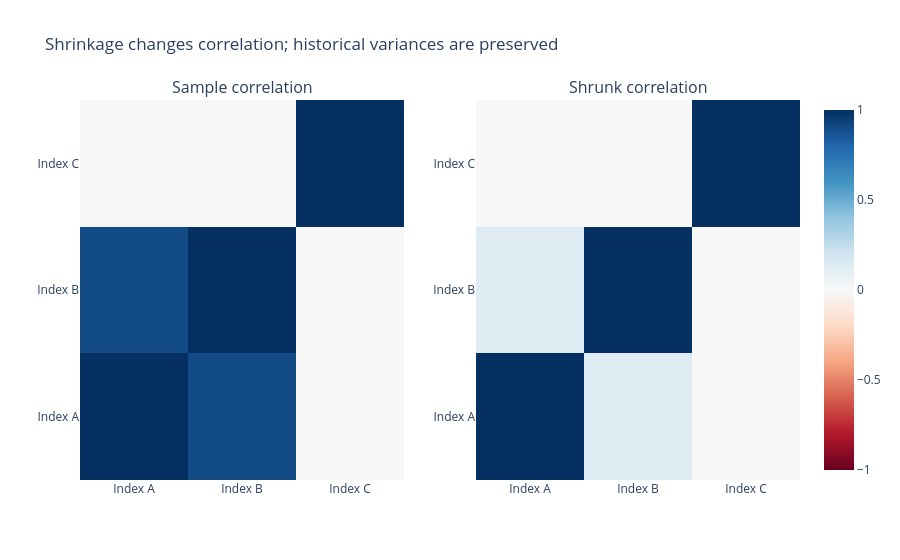

The code cell stored with this chart in its notebook:
### Markdown cell above
## 3. Estimate correlation, with shrinkage chosen from the data

For centered returns $r_{i,t}-\bar r_i$, divide by each asset's population
standard deviation (`ddof=0`, matching scikit-learn). Ledoit–Wolf on these unit-
variance series shrinks their empirical correlation toward the identity:

$$\widehat C=(1-\delta)C_{\mathrm{sample}}+\delta I.$$

There is no hand-selected shrinkage coefficient. The tiny synthetic panel can
produce substantial shrinkage: do not interpret its fitted intensity as a
parameter for your real portfolio. This standardized-return variant is a modeling
choice, not an optimality guarantee for the later IV-rescaled covariance.
[Estimator documentation](https://scikit-learn.org/1.8/modules/generated/sklearn.covariance.LedoitWolf.html)

The existing estimator first returns historical covariance. Dividing by its
diagonal standard deviations recovers the correlation used by the forward model.

### Code cell
display(Code(inspect.getsource(estimate_covariance), language='python'))
historical_covariance, shrinkage = estimate_covariance(returns)
historical_vol = np.sqrt(np.diag(historical_covariance))
shrunk_correlation = pd.DataFrame(
    historical_covariance.to_numpy() / np.outer(historical_vol, historical_vol),
    index=assets, columns=assets,
)
sample_correlation = returns.corr()
assert np.allclose(sample_correlation, constructed_correlation)
assert np.allclose(np.diag(historical_covariance), returns.var(ddof=0))
assert np.allclose(
    shrunk_correlation,
    (1 - shrinkage) * sample_correlation.to_numpy() + shrinkage * np.eye(len(assets)),
)
print('Fitted shrinkage intensity:', shrinkage)
display(pd.DataFrame({
    'historical_return_vol': historical_vol,
    'historical_return_variance': np.diag(historical_covariance),
}, index=assets))

figure = make_subplots(rows=1, cols=2, subplot_titles=['Sample correlation', 'Shrunk correlation'])
for column, matrix in enumerate([sample_correlation, shrunk_correlation], start=1):
    figure.add_trace(go.Heatmap(
        z=matrix.to_numpy(), x=assets.tolist(), y=assets.tolist(),
        zmin=-1, zmax=1, colorscale='RdBu', showscale=(column == 2),
        hovertemplate='%{y} / %{x}: %{z:.3f}<extra></extra>',
    ), row=1, col=column)
figure.update_layout(title='Shrinkage changes correlation; historical variances are preserved')
figure.show()

### Figure 1 — Plotly figure (JSON) as saved in the notebook; plotly's stock layout.template omitted (floating-point values rounded to 4 significant figures)
{"data": [{"colorscale": [[0.0, "rgb(103,0,31)"], [0.1, "rgb(178,24,43)"], [0.2, "rgb(214,96,77)"], [0.3, "rgb(244,165,130)"], [0.4, "rgb(253,219,199)"], [0.5, "rgb(247,247,247)"], [0.6, "rgb(209,229,240)"], [0.7, "rgb(146,197,222)"], [0.8, "rgb(67,147,195)"], [0.9, "rgb(33,102,172)"], [1.0, "rgb(5,48,97)"]], "hovertemplate": "%{y} / %{x}: %{z:.3f}<extra></extra>", "showscale": false, "type": "heatmap", "x": ["Index A", "Index B", "Index C"], "xaxis": "x", "y": ["Index A", "Index B", "Index C"], "yaxis": "y", "z": [[1.0, 0.9, 8.89e-18], [0.9, 1.0, -7.486e-18], [8.89e-18, -7.486e-18, 1.0]], "zmax": 1, "zmin": -1}, {"colorscale": [[0.0, "rgb(103,0,31)"], [0.1, "rgb(178,24,43)"], [0.2, "rgb(214,96,77)"], [0.3, "rgb(244,165,130)"], [0.4, "rgb(253,219,199)"], [0.5, "rgb(247,247,247)"], [0.6, "rgb(209,229,240)"], [0.7, "rgb(146,197,222)"], [0.8, "rgb(67,147,195)"], [0.9, "rgb(33,102,172)"], [1.0, "rgb(5,48,97)"]], "hovertemplate": "%{y} / %{x}: %{z:.3f}<extra></extra>", "showscale": true, "type": "heatmap", "x": ["Index A", "Index B", "Index C"], "xaxis": "x2", "y": ["Index A", "Index B", "Index C"], "yaxis": "y2", "z": [[1.0, 0.1299, 0.0], [0.1299, 1.0, 0.0], [0.0, 0.0, 1.0]], "zmax": 1, "zmin": -1}], "layout": {"annotations": [{"font": {"size": 16}, "showarrow": false, "text": "Sample correlation", "x": 0.225, "xanchor": "center", "xref": "paper", "y": 1.0, "yanchor": "bottom", "yref": "paper"}, {"font": {"size": 16}, "showarrow": false, "text": "Shrunk correlation", "x": 0.775, "xanchor": "center", "xref": "paper", "y": 1.0, "yanchor": "bottom", "yref": "paper"}], "title": {"text": "Shrinkage changes correlation; historical variances are preserved"}, "xaxis": {"anchor": "y", "domain": [0.0, 0.45]}, "xaxis2": {"anchor": "y2", "domain": [0.55, 1.0]}, "yaxis": {"anchor": "x", "domain": [0.0, 1.0]}, "yaxis2": {"anchor": "x2", "domain": [0.0, 1.0]}}}
